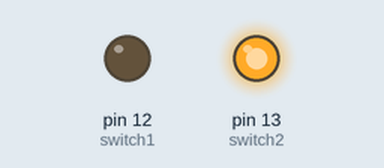
A sketch run on a simulated Arduino Uno, built with avr-gcc and run on an emulated ATmega328P. On the bench: output pins drawn as LEDs (lit = HIGH). What the sketch prints to the serial monitor is not drawn.

Above: at 0.1 s.
Timing chart, 0 to 1.6 s (numbered marks = the images above):
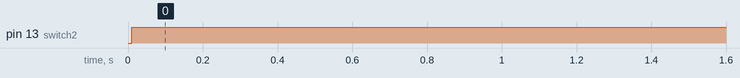

The sketch:

H_bridge_test.ino
```cpp
int switch1 = 12;
int switch2 = 13;

void setup() {
  // output pins
  pinMode(switch1, OUTPUT);
  pinMode(switch2, OUTPUT);

  // set up motor to not run
  digitalWrite(switch1, LOW);
  digitalWrite(switch2, LOW);

  Serial.begin(9600);

}

void loop() {

//  // set up motor to run in one direction
//  digitalWrite(switch1, HIGH);
//  delay(2000);  // 5 s
//
//  // set up motor to break
//  digitalWrite(switch2, HIGH);
//  delay(2000);  // 5 s
//
//  // set up motor to go in other direction
//  digitalWrite(switch1, LOW);
//  delay(2000);
//
//  // set up motor to stop
//  digitalWrite(switch2, LOW);
//  delay(2000);

  // set up motor to run in one direction
//  digitalWrite(switch1, HIGH);
//  Serial.println("direction 1");
//  delay(1000);

  // motor runs in other direction
  digitalWrite(switch1, LOW);
  delay(10);
  digitalWrite(switch2, HIGH);
  Serial.println("direction 2");
  delay(1000);

//  // stop runnign
//  digitalWrite(switch2, LOW);
//  Serial.println("not running");
//  delay(100);

}
```

Measured:
- by itself, pin 13 (switch2): LOW → HIGH at 0.01 s
